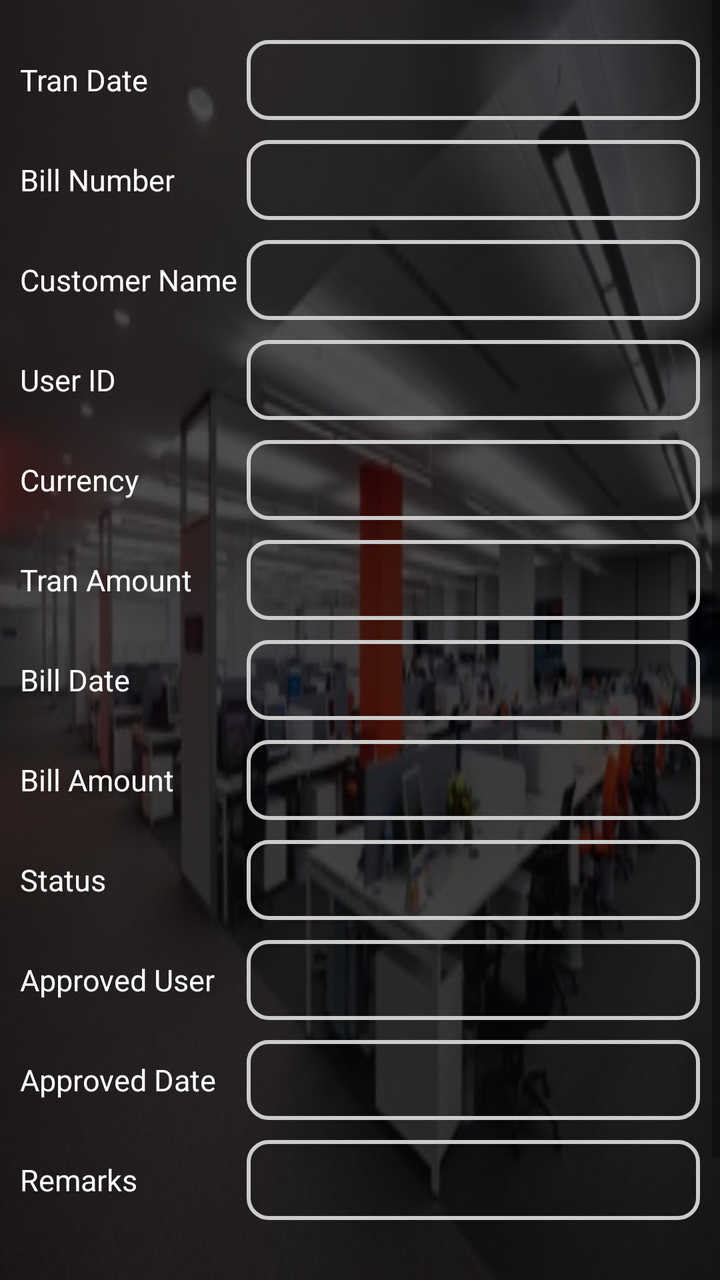
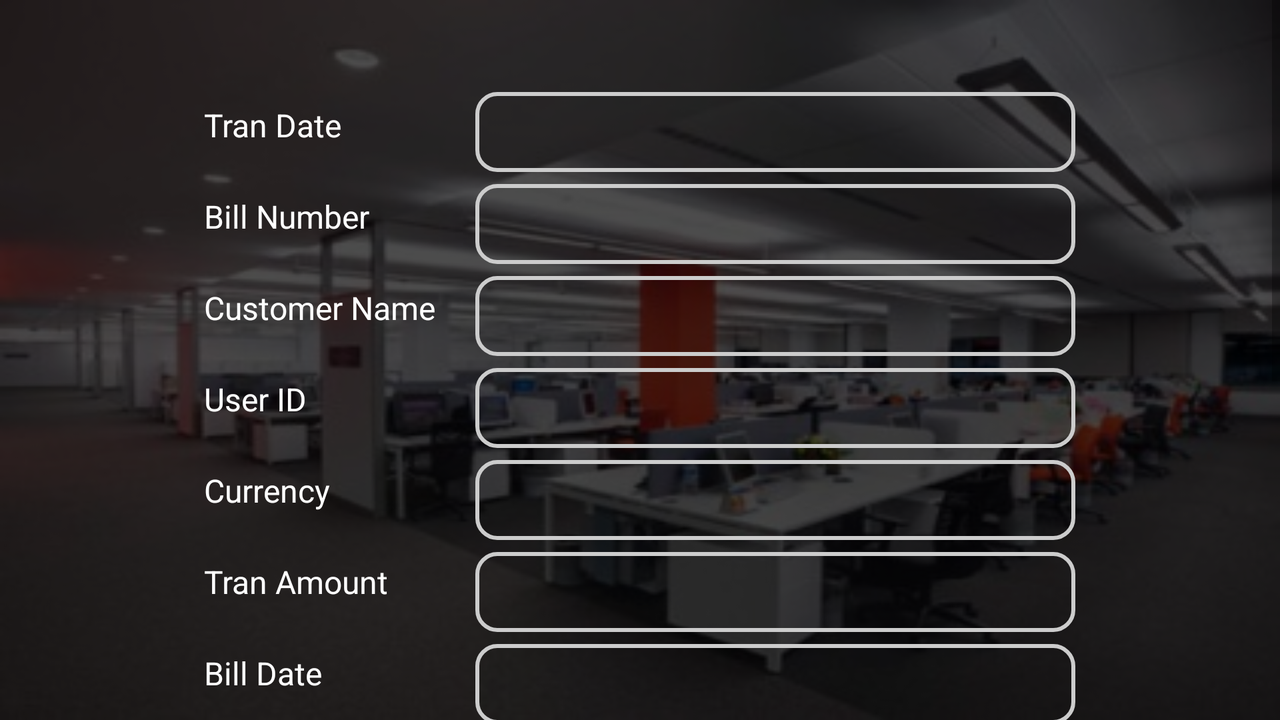

First picture: res/layout/ on a phone held upright. Second picture: the repository's own variant of that layout, on a device whose configuration matches the variant's folder. Source for both follows.
<!-- AndroidManifest.xml: application theme Theme.Merchantqrcode -->
<!-- res/layout/activity_transaction_details.xml -->
<?xml version="1.0" encoding="utf-8"?>
<RelativeLayout xmlns:android="http://schemas.android.com/apk/res/android"
    xmlns:tools="http://schemas.android.com/tools"
    android:layout_width="match_parent"
    android:layout_height="match_parent"
    tools:context=".DetailScreen.TransactionDetails">

    <include layout="@layout/background_image" />

    <ScrollView
        android:id="@+id/tran_view"
        android:layout_width="match_parent"
        android:layout_height="match_parent">
        <LinearLayout
            android:layout_width="match_parent"
            android:layout_height="wrap_content"
            android:orientation="vertical"
            android:padding="10dp">
            
            <LinearLayout
                android:layout_width="match_parent"
                android:layout_height="wrap_content"
                android:orientation="horizontal"
                android:layout_marginTop="10dp">
                <TextView
                    android:id="@+id/tran_date_txt"
                    android:layout_width="0dp"
                    android:layout_height="wrap_content"
                    android:layout_weight="1"
                    android:text="Tran Date"
                    android:textColor="@color/white"
                    android:textSize="15sp" />
                <EditText
                    android:layout_width="0dp"
                    android:layout_height="40dp"
                    android:layout_weight="2"
                    android:id="@+id/transEditBillDate"
                    android:paddingLeft="10dp"
                    android:textSize="15sp"
                    android:textColor="@color/lightgrey"
                    android:background="@drawable/textfiled_background" />
            </LinearLayout>
            
            <LinearLayout
                android:layout_width="match_parent"
                android:layout_height="wrap_content"
                android:orientation="horizontal"
                android:layout_marginTop="10dp">
                <TextView
                    android:id="@+id/bill_num_txt"
                    android:layout_width="0dp"
                    android:layout_height="wrap_content"
                    android:layout_weight="1"
                    android:text="Bill Number"
                    android:textColor="@color/white"
                    android:textSize="15sp" />
                <EditText
                    android:layout_width="0dp"
                    android:layout_height="40dp"
                    android:layout_weight="2"
                    android:textSize="15sp"
                    android:id="@+id/tranSEditBillNumber"
                    android:paddingLeft="10dp"
                    android:textColor="@color/lightgrey"
                    android:background="@drawable/textfiled_background" />
            </LinearLayout>

            
            <LinearLayout
                android:layout_width="match_parent"
                android:layout_height="wrap_content"
                android:orientation="horizontal"
                android:layout_marginTop="10dp">
                <TextView
                    android:id="@+id/cus_name_txt"
                    android:layout_width="0dp"
                    android:layout_height="wrap_content"
                    android:layout_weight="1"
                    android:text="Customer Name"
                    android:textColor="@color/white"
                    android:textSize="15sp" />
                <EditText
                    android:layout_width="0dp"
                    android:layout_height="40dp"
                    android:layout_weight="2"
                    android:textSize="15sp"
                    android:id="@+id/transEditName"
                    android:paddingLeft="10dp"
                    android:textColor="@color/lightgrey"
                    android:background="@drawable/textfiled_background" />
            </LinearLayout>

            
            <LinearLayout
                android:visibility="gone"
                android:layout_width="match_parent"
                android:layout_height="wrap_content"
                android:orientation="horizontal"
                android:layout_marginTop="10dp">
                <TextView
                    android:layout_width="0dp"
                    android:layout_height="wrap_content"
                    android:layout_weight="1"
                    android:text="Device Id"
                    android:textColor="@color/white"
                    android:textSize="15sp" />
                <EditText
                    android:layout_width="0dp"
                    android:layout_height="40dp"
                    android:layout_weight="2"
                    android:textSize="15sp"
                    android:id="@+id/transEditDeviceId"
                    android:paddingLeft="10dp"
                    android:textColor="@color/lightgrey"
                    android:background="@drawable/textfiled_background" />
            </LinearLayout>

            
            <LinearLayout
                android:layout_width="match_parent"
                android:layout_height="wrap_content"
                android:orientation="horizontal"
                android:layout_marginTop="10dp">
                <TextView
                    android:id="@+id/usr_id_txt"
                    android:layout_width="0dp"
                    android:layout_height="wrap_content"
                    android:layout_weight="1"
                    android:text="User ID"
                    android:textColor="@color/white"
                    android:textSize="15sp" />
                <EditText
                    android:layout_width="0dp"
                    android:layout_height="40dp"
                    android:layout_weight="2"
                    android:id="@+id/transEditUserId"
                    android:textSize="15sp"
                    android:paddingLeft="10dp"
                    android:textColor="@color/lightgrey"
                    android:background="@drawable/textfiled_background" />
            </LinearLayout>

            
            <LinearLayout
                android:layout_width="match_parent"
                android:layout_height="wrap_content"
                android:orientation="horizontal"
                android:layout_marginTop="10dp">
                <TextView
                    android:id="@+id/curncy_txt"
                    android:layout_width="0dp"
                    android:layout_height="wrap_content"
                    android:layout_weight="1"
                    android:text="Currency"
                    android:textColor="@color/white"
                    android:textSize="15sp" />
                <EditText
                    android:layout_width="0dp"
                    android:layout_height="40dp"
                    android:layout_weight="2"
                    android:id="@+id/transEditCurrency"
                    android:paddingLeft="10dp"
                    android:textSize="15sp"
                    android:textColor="@color/lightgrey"
                    android:background="@drawable/textfiled_background" />
            </LinearLayout>
            
            <LinearLayout
                android:layout_width="match_parent"
                android:layout_height="wrap_content"
                android:orientation="horizontal"
                android:layout_marginTop="10dp">
                <TextView
                    android:id="@+id/tran_amt_txt"
                    android:layout_width="0dp"
                    android:layout_height="wrap_content"
                    android:layout_weight="1"
                    android:text="Tran Amount"
                    android:textColor="@color/white"
                    android:textSize="15sp" />
                <EditText
                    android:layout_width="0dp"
                    android:layout_height="40dp"
                    android:layout_weight="2"
                    android:textSize="15sp"
                    android:id="@+id/transEditBillAmount"
                    android:paddingLeft="10dp"
                    android:textColor="@color/lightgrey"
                    android:background="@drawable/textfiled_background" />
            </LinearLayout>

            
            <LinearLayout
                android:layout_width="match_parent"
                android:layout_height="wrap_content"
                android:orientation="horizontal"
                android:layout_marginTop="10dp">
                <TextView
                    android:id="@+id/bill_date_txt"
                    android:layout_width="0dp"
                    android:layout_height="wrap_content"
                    android:layout_weight="1"
                    android:text="Bill Date"
                    android:textColor="@color/white"
                    android:textSize="15sp" />
                <EditText
                    android:layout_width="0dp"
                    android:layout_height="40dp"
                    android:layout_weight="2"
                    android:id="@+id/transEditTransactionDate"
                    android:paddingLeft="10dp"
                    android:textSize="15sp"
                    android:textColor="@color/lightgrey"
                    android:background="@drawable/textfiled_background" />
            </LinearLayout>

            
            <LinearLayout
                android:layout_width="match_parent"
                android:layout_height="wrap_content"
                android:orientation="horizontal"
                android:layout_marginTop="10dp">
                <TextView
                    android:id="@+id/bill_amt_txt"
                    android:layout_width="0dp"
                    android:layout_height="wrap_content"
                    android:layout_weight="1"
                    android:text="Bill Amount"
                    android:textColor="@color/white"
                    android:textSize="15sp" />
                <EditText
                    android:layout_width="0dp"
                    android:layout_height="40dp"
                    android:layout_weight="2"
                    android:id="@+id/transEditAmount"
                    android:paddingLeft="10dp"
                    android:textSize="15sp"
                    android:textColor="@color/lightgrey"
                    android:background="@drawable/textfiled_background" />
            </LinearLayout>

            
            <LinearLayout
                android:layout_width="match_parent"
                android:layout_height="wrap_content"
                android:orientation="horizontal"
                android:layout_marginTop="10dp">
                <TextView
                    android:id="@+id/sts_txt"
                    android:layout_width="0dp"
                    android:layout_height="wrap_content"
                    android:layout_weight="1"
                    android:text="Status"
                    android:textColor="@color/white"
                    android:textSize="15sp" />
                <EditText
                    android:layout_width="0dp"
                    android:layout_height="40dp"
                    android:layout_weight="2"
                    android:id="@+id/transEditStatus"
                    android:paddingLeft="10dp"
                    android:textSize="15sp"
                    android:textColor="@color/lightgrey"
                    android:background="@drawable/textfiled_background" />
            </LinearLayout>
            
            <LinearLayout
                android:layout_width="match_parent"
                android:layout_height="wrap_content"
                android:orientation="horizontal"
                android:layout_marginTop="10dp">
                <TextView
                    android:id="@+id/apr_usr_txt"
                    android:layout_width="0dp"
                    android:layout_height="wrap_content"
                    android:layout_weight="1"
                    android:text="Approved User"
                    android:textColor="@color/white"
                    android:textSize="15sp" />
                <EditText
                    android:layout_width="0dp"
                    android:layout_height="40dp"
                    android:layout_weight="2"
                    android:id="@+id/aprby"
                    android:paddingLeft="10dp"
                    android:textSize="15sp"
                    android:textColor="@color/lightgrey"
                    android:background="@drawable/textfiled_background" />
            </LinearLayout>
            
            <LinearLayout
                android:layout_width="match_parent"
                android:layout_height="wrap_content"
                android:orientation="horizontal"
                android:layout_marginTop="10dp">
                <TextView
                    android:id="@+id/apr_date_txt"
                    android:layout_width="0dp"
                    android:layout_height="wrap_content"
                    android:layout_weight="1"
                    android:text="Approved Date"
                    android:textColor="@color/white"
                    android:textSize="15sp" />
                <EditText
                    android:layout_width="0dp"
                    android:layout_height="40dp"
                    android:layout_weight="2"
                    android:id="@+id/aprdate"
                    android:paddingLeft="10dp"
                    android:textSize="15sp"
                    android:textColor="@color/lightgrey"
                    android:background="@drawable/textfiled_background" />
            </LinearLayout>
            
            <LinearLayout
                android:layout_width="match_parent"
                android:layout_height="wrap_content"
                android:orientation="horizontal"
                android:layout_marginTop="10dp">
                <TextView
                    android:id="@+id/rmk_txt"
                    android:layout_width="0dp"
                    android:layout_height="wrap_content"
                    android:layout_weight="1"
                    android:text="Remarks"
                    android:textColor="@color/white"
                    android:textSize="15sp" />
                <EditText
                    android:layout_width="0dp"
                    android:layout_height="40dp"
                    android:layout_weight="2"
                    android:id="@+id/revremark"
                    android:paddingLeft="10dp"
                    android:textSize="15sp"
                    android:textColor="@color/lightgrey"
                    android:background="@drawable/textfiled_background" />
            </LinearLayout>
            <LinearLayout
                android:layout_marginLeft="40dp"
                android:layout_marginRight="40dp"
                android:layout_marginTop="40dp"
                android:layout_width="match_parent"
                android:layout_height="wrap_content"
                android:orientation="horizontal">
                <Button
                    android:id="@+id/pdf_btn"
                    android:layout_width="0dp"
                    android:layout_weight="1"
                    android:layout_height="wrap_content"
                    android:textColor="@color/white"
                    android:paddingStart="10dp"
                    android:paddingEnd="10dp"
                    android:text="Print"
                    android:layout_gravity="center"
                    android:layout_marginStart="8dp"
                    android:layout_marginEnd="4dp"/>
                <Button
                    android:id="@+id/save_btn"
                    android:layout_width="0dp"
                    android:layout_weight="1"
                    android:layout_height="wrap_content"
                    android:textColor="@color/white"
                    android:paddingStart="10dp"
                    android:paddingEnd="10dp"
                    android:text="Save"
                    android:layout_gravity="center"
                    android:layout_marginStart="4dp"
                    android:layout_marginEnd="8dp"/>
            </LinearLayout>
        </LinearLayout>
    </ScrollView>
</RelativeLayout>
<!-- res/layout/background_image.xml (included above) -->
<?xml version="1.0" encoding="utf-8"?>
<RelativeLayout xmlns:android="http://schemas.android.com/apk/res/android"
    android:layout_width="match_parent"
    android:layout_height="match_parent">

    <ImageView
        android:layout_width="match_parent"
        android:layout_height="match_parent"
        android:background="@drawable/login_imagge" />

    <ImageView
        android:layout_width="match_parent"
        android:layout_height="match_parent"
        android:alpha="0.7"
        android:background="#000000" />
</RelativeLayout>
<!-- resources referenced by this layout -->
<resources>
  <color name="lightgrey">#c8ddd9d9</color>
  <color name="white">#FFFFFFFF</color>
  <!-- drawable login_imagge: jpg bitmap (drawable, 28695 bytes) -->
  <!-- drawable textfiled_background (drawable) -->
  <?xml version="1.0" encoding="utf-8"?>
  <shape
      xmlns:android="http://schemas.android.com/apk/res/android"
      android:shape="rectangle">
  
      <corners android:radius="10dp" />
  
      
      <stroke android:width="2dp" android:color="#ccc" />
  
      
      <solid  />
  
  </shape>
  <style name="Theme.Merchantqrcode" parent="Theme.MaterialComponents.DayNight.DarkActionBar">
          
          <item name="colorPrimary">@color/orange</item>
          <item name="colorPrimaryVariant">@color/purple_700</item>
          <item name="colorOnPrimary">@color/white</item>
          
          <item name="colorSecondary">@color/teal_200</item>
          <item name="colorSecondaryVariant">@color/teal_700</item>
          <item name="colorOnSecondary">@color/black</item>
          
          <item name="android:statusBarColor">@color/black</item>
          
      </style>
  <color name="orange">#ff5722</color>
  <color name="purple_700">#FF3700B3</color>
  <color name="teal_200">#FF03DAC5</color>
  <color name="teal_700">#FF018786</color>
  <color name="black">#FF000000</color>
</resources>
<!-- res/layout-land/activity_transaction_details.xml (the repository's variant of the layout above) -->
<!-- drawn on the phone turned sideways -->
<?xml version="1.0" encoding="utf-8"?>
<RelativeLayout xmlns:android="http://schemas.android.com/apk/res/android"
    xmlns:tools="http://schemas.android.com/tools"
    style="@style/llmv"
    tools:context=".DetailScreen.TransactionDetails">
    <include layout="@layout/background_image" />
    <ScrollView
        android:id="@+id/tran_view"
        style="@style/WH2">
    <LinearLayout
        style="@style/llmv"
        android:layout_marginTop="20dp">
        <LinearLayout
            style="@style/llwh"
            android:layout_marginTop="20dp"
            android:layout_gravity="center">
            <LinearLayout
                style="@style/llwv"
                android:layout_marginStart="10dp"
                android:layout_gravity="center">
                <TextView
                    android:id="@+id/tran_date_txt"
                    android:layout_marginTop="-5dp"
                    android:text="Tran Date"
                    style="@style/DetailsText"/>
                <TextView
                    android:id="@+id/bill_num_txt"
                    android:text="Bill Number"
                    style="@style/DetailsText"/>
                <TextView
                    android:id="@+id/cus_name_txt"
                    android:text="Customer Name"
                    style="@style/DetailsText"/>
                <TextView
                    android:visibility="gone"
                    android:text="Device Id"
                    style="@style/DetailsText"/>
                <TextView
                    android:id="@+id/usr_id_txt"
                    android:text="User ID"
                    style="@style/DetailsText"/>
                <TextView
                    android:id="@+id/curncy_txt"
                    android:text="Currency"
                    style="@style/DetailsText"/>
                <TextView
                    android:id="@+id/tran_amt_txt"
                    android:text="Tran Amount"
                    style="@style/DetailsText"/>
                <TextView
                    android:id="@+id/bill_date_txt"
                    style="@style/DetailsText"
                    android:text="Bill Date"/>
                <TextView
                    android:id="@+id/bill_amt_txt"
                    android:text="Bill Amount"
                    style="@style/DetailsText"/>
                <TextView
                    android:id="@+id/sts_txt"
                    android:text="Status"
                    style="@style/DetailsText"/>
                <TextView
                    android:id="@+id/apr_usr_txt"
                    android:text="Approved User"
                    style="@style/DetailsText"/>
                <TextView
                    android:id="@+id/apr_date_txt"
                    android:text="Approved Date"
                    style="@style/DetailsText"/>
                <TextView
                    android:id="@+id/rmk_txt"
                    android:text="Remarks"
                    style="@style/DetailsText"/>
            </LinearLayout>
            <LinearLayout
                style="@style/llwv"
                android:layout_marginStart="20dp"
                android:layout_marginEnd="10dp"
                android:layout_gravity="center">
                <EditText
                    android:id="@+id/transEditBillDate"
                    style="@style/UDedtext"/>
                <EditText
                    android:id="@+id/tranSEditBillNumber"
                    style="@style/UDedtext"/>
                <EditText
                    android:id="@+id/transEditName"
                    style="@style/UDedtext"/>
                <EditText
                    android:id="@+id/transEditDeviceId"
                    android:visibility="gone"
                    style="@style/UDedtext"/>
                <EditText
                    android:id="@+id/transEditUserId"
                    style="@style/UDedtext"/>
                <EditText
                    android:id="@+id/transEditCurrency"
                    style="@style/UDedtext"/>
                <EditText
                    android:id="@+id/transEditBillAmount"
                    style="@style/UDedtext"/>
                <EditText
                    android:id="@+id/transEditTransactionDate"
                    style="@style/UDedtext"/>
                <EditText
                    android:id="@+id/transEditAmount"
                    style="@style/UDedtext"/>
                <EditText
                    android:id="@+id/transEditStatus"
                    style="@style/UDedtext"/>
                <EditText
                    android:id="@+id/aprby"
                    style="@style/UDedtext"/>
                <EditText
                    android:id="@+id/aprdate"
                    style="@style/UDedtext"/>
                <EditText
                    android:id="@+id/revremark"
                    style="@style/UDedtext"/>
            </LinearLayout>
        </LinearLayout>
        <LinearLayout
            android:layout_marginLeft="40dp"
            android:layout_marginRight="40dp"
            android:layout_marginTop="40dp"
            android:layout_width="match_parent"
            android:layout_height="wrap_content"
            android:orientation="horizontal">
            <Button
                android:id="@+id/pdf_btn"
                android:layout_width="0dp"
                android:layout_weight="1"
                android:layout_height="wrap_content"
                android:textColor="@color/white"
                android:paddingStart="10dp"
                android:paddingEnd="10dp"
                android:text="Print"
                android:layout_gravity="center"
                android:layout_marginStart="8dp"
                android:layout_marginEnd="4dp"/>
            <Button
                android:id="@+id/save_btn"
                android:layout_width="0dp"
                android:layout_weight="1"
                android:layout_height="wrap_content"
                android:textColor="@color/white"
                android:paddingStart="10dp"
                android:paddingEnd="10dp"
                android:text="Save"
                android:layout_gravity="center"
                android:layout_marginStart="4dp"
                android:layout_marginEnd="8dp"/>
        </LinearLayout>
    </LinearLayout>
    </ScrollView>
</RelativeLayout>
<!-- resources referenced by the variant -->
<!-- as the phone turned sideways resolves them -->
<resources>
  <color name="white">#FFFFFFFF</color>
  <!-- drawable login_imagge: jpg bitmap (drawable, 28695 bytes) -->
  <style name="DetailsText" parent="MAtab">
          <item name="android:textSize">16sp</item>
          <item name="android:textAllCaps">false</item>
          <item name="android:layout_marginTop">24dp</item>
      </style>
  <style name="UDedtext" parent="WH1">
          <item name="android:layout_width">300dp</item>
          <item name="android:layout_height">40dp</item>
          <item name="android:background">@drawable/textfiled_background</item>
          <item name="android:singleLine">true</item>
          <item name="android:paddingLeft">10dp</item>
          <item name="android:textColor">@color/lightgrey</item>
          <item name="android:maxLength">30</item>
          <item name="android:layout_marginTop">6dp</item>
          <item name="android:textColorHint">@color/lightgrey</item>
      </style>
  <style name="WH2">
          <item name="android:layout_width">match_parent</item>
          <item name="android:layout_height">match_parent</item>
      </style>
  <style name="llmv" parent="WH2">
          <item name="android:orientation">vertical</item>
      </style>
  <style name="llwh" parent="WH1">
          <item name="android:orientation">horizontal</item>
      </style>
  <style name="llwv" parent="WH1">
          <item name="android:orientation">vertical</item>
      </style>
  <style name="Theme.Merchantqrcode" parent="Theme.MaterialComponents.DayNight.DarkActionBar">
          
          <item name="colorPrimary">@color/orange</item>
          <item name="colorPrimaryVariant">@color/purple_700</item>
          <item name="colorOnPrimary">@color/white</item>
          
          <item name="colorSecondary">@color/teal_200</item>
          <item name="colorSecondaryVariant">@color/teal_700</item>
          <item name="colorOnSecondary">@color/black</item>
          
          <item name="android:statusBarColor">@color/black</item>
          
      </style>
  <style name="MAtab">
          <item name="android:layout_width">wrap_content</item>
          <item name="android:layout_height">wrap_content</item>
          <item name="android:textColor">@color/white</item>
          <item name="android:textSize">20sp</item>
          <item name="android:textAllCaps">true</item>
      </style>
  <style name="WH1">
          <item name="android:layout_width">wrap_content</item>
          <item name="android:layout_height">wrap_content</item>
      </style>
  <!-- drawable textfiled_background (drawable) -->
  <?xml version="1.0" encoding="utf-8"?>
  <shape
      xmlns:android="http://schemas.android.com/apk/res/android"
      android:shape="rectangle">
  
      <corners android:radius="10dp" />
  
      
      <stroke android:width="2dp" android:color="#ccc" />
  
      
      <solid  />
  
  </shape>
  <color name="lightgrey">#c8ddd9d9</color>
  <color name="orange">#ff5722</color>
  <color name="purple_700">#FF3700B3</color>
  <color name="teal_200">#FF03DAC5</color>
  <color name="teal_700">#FF018786</color>
  <color name="black">#FF000000</color>
</resources>
